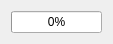
<?xml version="1.0" encoding="UTF-8"?>
<ui version="4.0">
 <class>Dialog</class>
 <widget class="QDialog" name="Dialog">
  <property name="geometry">
   <rect>
    <x>0</x>
    <y>0</y>
    <width>109</width>
    <height>41</height>
   </rect>
  </property>
  <property name="maximumSize">
   <size>
    <width>109</width>
    <height>41</height>
   </size>
  </property>
  <property name="windowTitle">
   <string>Battery</string>
  </property>
  <property name="windowIcon">
   <iconset resource="icons/icons.qrc">
    <normaloff>:/battery.png</normaloff>:/battery.png</iconset>
  </property>
  <property name="styleSheet">
   <string notr="true"/>
  </property>
  <layout class="QVBoxLayout" name="verticalLayout">
   <item>
    <widget class="QProgressBar" name="progressBar">
     <property name="value">
      <number>0</number>
     </property>
    </widget>
   </item>
  </layout>
 </widget>
 <resources>
  <include location="icons/icons.qrc"/>
 </resources>
 <connections/>
</ui>
